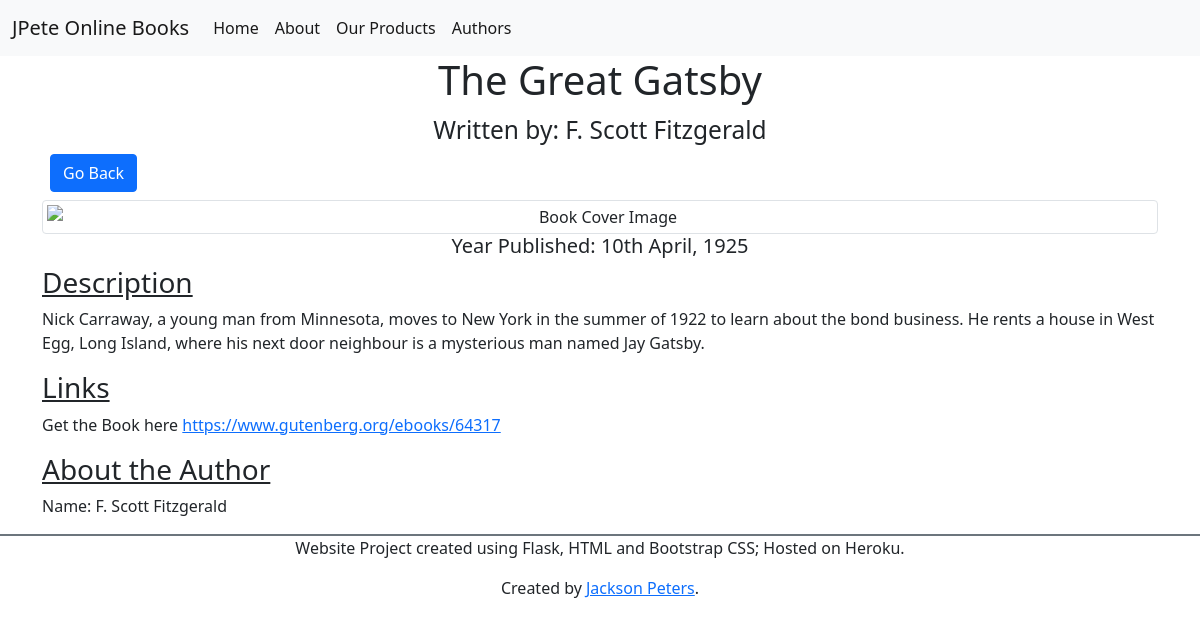
Screenshot of /products/book/4 with the database file from the repository.
### FlaskSite/models.py (models this page shows, shortened)
class Item(db.Model):
    __tablename__="books"
    id = db.Column(db.Integer, primary_key=True, nullable=False)
    title = db.Column(db.String(100), index=True)
    Year_Published = db.Column(db.Integer, index=True)
    Author = db.Column(db.String(100), index=True)
    Description = db.Column(db.String(250), index=True)
    Genre = db.Column(db.String(100), index=True)
    Sub_Genre = db.Column(db.String(100), index=True)
    bookURL = db.Column(db.String(100), index=True)
    bookIMG = db.Column(db.String(100), index=True)

### FlaskSite/views.py (the view)
@bp.route('/products/book/<book_id>', methods=["GET"])
def single_page(book_id):
    item = Item.query.filter_by(id = book_id).first()
    author = Author.query.filter_by(Name=item.Author).first()
    return render_template("products/single.html", item=item, auth=author)

### FlaskSite/templates/products/single.html
{% extends 'base.html' %}
{% import "bootstrap/wtf.html" as wtf %}
{% block content %}
<div class="container">
    <div class="text-center">
        <h1>{{item.title}}</h1>
        <h3><small>Written by: {{item.Author}}</small></h3>
    </div>
    <div class="m-2">
        <a href="/products/{{item.Genre}}" role="button" class="btn btn-primary">Go Back</a>
    </div>
    <div class="text-center">
        <img src="{{item.bookIMG}}" class="img-thumbnail rouned mx-auto d-block" alt="Book Cover Image"/>
        <h5>Year Published: {{item.Year_Published}}</h5>
    </div>
    <div>
        <h3 class="text-decoration-underline">Description</h3>
        <p>{{item.Description}}</p>
    </div>
    <div class="">
        <h3 class="text-decoration-underline">Links</h3>
        <p>Get the Book here <a href="{{item.bookURL}}" target="blank">{{item.bookURL}}</a></p>
    </div>
    <div class="">
        <h3 class="text-decoration-underline">About the Author</h3>
        <div>
            <p>Name: {{auth.Name}}</p>
        </div>
    </div>
</div>
{%endblock%}

### rows the page displays
Item: title "The Great Gatsby", Year_Published "10th April, 1925", Description "Nick Carraway, a young man from Minnesota, moves to New York in the summer of 1922 to learn about the bond business. He rents a house in West Egg, Long Island, where his next door neighbour is a mysterious man named Jay Gatsby.", bookURL "https://www.gutenberg.org/ebooks/64317"

### other values shown
{{ item.Author }} "F. Scott Fitzgerald"
{{ auth.Name }} "F. Scott Fitzgerald"
